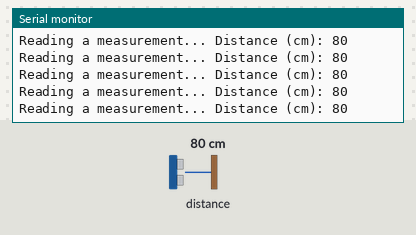
This sketch was run on a simulated ESP8266 (NodeMCU). Shown: the last lines printed to the serial monitor. The inputs (shaded band) are chosen by the test bench; at power-on: distance to the obstacle 80 cm.

Above: at 1.2 s.
1.3 s: distance to the obstacle set to 250 cm
At 1.46 s:
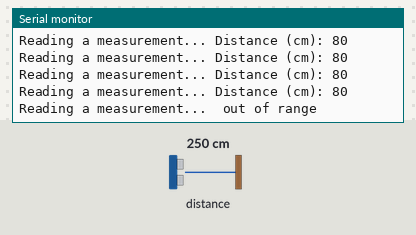
3.2 s: distance to the obstacle set to 2 cm
At 3.32 s:
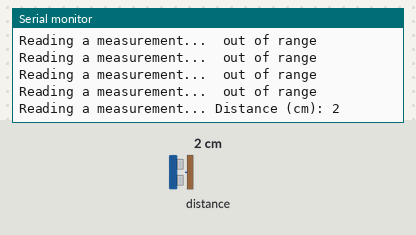

Measured:
- after the input at 1.3 s, the serial monitor: prints a new line at once (image 1)
- after the input at 3.2 s, the serial monitor: prints a new line at once (image 2)

The sketch:

VL53L0X_TOF_Laser_range_finder.ino
```cpp
#include "Adafruit_VL53L0X.h"
#include <Wire.h>
Adafruit_VL53L0X lox = Adafruit_VL53L0X();

void setup() {
  Wire.begin(D3, D4);
  Serial.begin(115200);
  Serial.println("Adafruit VL53L0X test");
  if (!lox.begin()) {
    Serial.println(F("Failed to boot VL53L0X"));
    while (1)
      ;
  }
  Serial.println(F("VL53L0X API Simple Ranging example\n\n"));
}

void loop() {
  VL53L0X_RangingMeasurementData_t measure;
  Serial.print("Reading a measurement... ");
  lox.rangingTest(&measure, false);
  if (measure.RangeStatus != 4) {
    // Serial.print("Distance (mm): ");
    // Serial.println(measure.RangeMilliMeter);
    // Serial.println();
    Serial.print("Distance (cm): ");
    Serial.println(measure.RangeMilliMeter / 10);
  } else {
    Serial.println(" out of range ");
  }
  delay(100);
}
```
